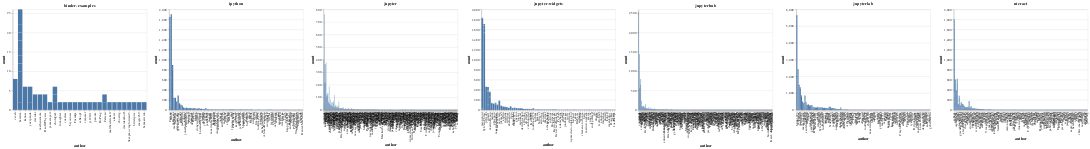

Source (notebook cell):
### Code cell
charts = []
for org, iauthors in top_authors.groupby('org'):
    author_order = iauthors.sort_values(['count'], ascending=False).index.values.tolist()
    ch = alt.Chart(iauthors.reset_index(), title=org).mark_bar().encode(
        x=alt.X('author', sort=author_order),
        y='count',
    )
    charts.append(ch)
alt.hconcat(*charts)

### Figure 1 — Vega-Lite specification as saved in the notebook (floating-point values rounded to 4 significant figures; data arrays with more than 128 entries replaced by an {"elided": "..."} marker saying what was removed)
{"$schema": "https://vega.github.io/schema/vega-lite/v3.3.0.json", "config": {"mark": {"tooltip": null}, "view": {"height": 300, "width": 400}}, "datasets": {"data-0a44a8affa8412aa576f3a87f6cf5c6f": [{"author": "martinRenou", "count": 240, "org": "jupyter-widgets"}, {"author": "SylvainCorlay", "count": 236, "org": "jupyter-widgets"}, {"author": "VasavanThiru", "count": 104, "org": "jupyter-widgets"}, {"author": "kgiacobbi", "count": 36, "org": "jupyter-widgets"}, {"author": "jasongrout", "count": 28, "org": "jupyter-widgets"}, {"author": "davidbrochart", "count": 28, "org": "jupyter-widgets"}, {"author": "tylere", "count": 16, "org": "jupyter-widgets"}, {"author": "Kirill888", "count": 16, "org": "jupyter-widgets"}, {"author": "jtpio", "count": 16, "org": "jupyter-widgets"}, {"author": "toddrme2178", "count": 12, "org": "jupyter-widgets"}, {"author": "deeplook", "count": 8, "org": "jupyter-widgets"}, {"author": "costrouc", "count": 8, "org": "jupyter-widgets"}, {"author": "fitoprincipe", "count": 8, "org": "jupyter-widgets"}, {"author": "Kevin-McIsaac", "count": 8, "org": "jupyter-widgets"}, {"author": "epifanio", "count": 4, "org": "jupyter-widgets"}, {"author": "cekees", "count": 4, "org": "jupyter-widgets"}, {"author": "batic", "count": 4, "org": "jupyter-widgets"}, {"author": "annefou", "count": 4, "org": "jupyter-widgets"}, {"author": "clemens-tolboom", "count": 4, "org": "jupyter-widgets"}, {"author": "ajgeers", "count": 4, "org": "jupyter-widgets"}, {"author": "jasongrout", "count": 1760, "org": "jupyter-widgets"}, {"author": "SylvainCorlay", "count": 1292, "org": "jupyter-widgets"}, {"author": "jdfreder", "count": 460, "org": "jupyter-widgets"}, {"author": "minrk", "count": 132, "org": "jupyter-widgets"}, {"author": "pbugnion", "count": 124, "org": "jupyter-widgets"}, {"author": "maartenbreddels", "count": 112, "org": "jupyter-widgets"}, {"author": "vidartf", "count": 100, "org": "jupyter-widgets"}, {"author": "mwcraig", "count": 96, "org": "jupyter-widgets"}, {"author": "jdemeyer", "count": 84, "org": "jupyter-widgets"}, {"author": "afshin", "count": 68, "org": "jupyter-widgets"}, {"author": "cnishina", "count": 64, "org": "jupyter-widgets"}, {"author": "willingc", "count": 52, "org": "jupyter-widgets"}, {"author": "jtpio", "count": 40, "org": "jupyter-widgets"}, {"author": "gnestor", "count": 36, "org": "jupyter-widgets"}, {"author": "blink1073", "count": 36, "org": "jupyter-widgets"}, {"author": "martinRenou", "count": 32, "org": "jupyter-widgets"}, {"author": "ssunkara1", "count": 32, "org": "jupyter-widgets"}, {"author": "ivanov", "count": 32, "org": "jupyter-widgets"}, {"author": "ellisonbg", "count": 20, "org": "jupyter-widgets"}, {"author": "dwillmer", "count": 20, "org": "jupyter-widgets"}, {"author": "SylvainCorlay", "count": 12, "org": "jupyter-widgets"}, {"author": "toddrme2178", "count": 8, "org": "jupyter-widgets"}, {"author": "jtpio", "count": 8, "org": "jupyter-widgets"}, {"author": "tylere", "count": 4, "org": "jupyter-widgets"}, {"author": "martinRenou", "count": 4, "org": "jupyter-widgets"}, {"author": "mariusvniekerk", "count": 4, "org": "jupyter-widgets"}, {"author": "fcollonval", "count": 4, "org": "jupyter-widgets"}, {"author": "wolfv", "count": 4, "org": "jupyter-widgets"}, {"author": "vidartf", "count": 264, "org": "jupyter-widgets"}, {"author": "SylvainCorlay", "count": 76, "org": "jupyter-widgets"}, {"author": "abelnation", "count": 40, "org": "jupyter-widgets"}, {"author": "jasongrout", "count": 28, "org": "jupyter-widgets"}, {"author": "GenevieveBuckley", "count": 8, "org": "jupyter-widgets"}, {"author": "avmarchenko", "count": 8, "org": "jupyter-widgets"}, {"author": "toddrme2178", "count": 8, "org": "jupyter-widgets"}, {"author": "martinal", "count": 8, "org": "jupyter-widgets"}, {"author": "maartenbreddels", "count": 8, "org": "jupyter-widgets"}, {"author": "gouarin", "count": 8, "org": "jupyter-widgets"}, {"author": "aothms", "count": 8, "org": "jupyter-widgets"}, {"author": "ataiya", "count": 4, "org": "jupyter-widgets"}, {"author": "yungyuc", "count": 4, "org": "jupyter-widgets"}, {"author": "cekees", "count": 4, "org": "jupyter-widgets"}, {"author": "codypiersall", "count": 4, "org": "jupyter-widgets"}, {"author": "jsb", "count": 4, "org": "jupyter-widgets"}, {"author": "nlooije", "count": 4, "org": "jupyter-widgets"}, {"author": "glyg", "count": 4, "org": "jupyter-widgets"}, {"author": "SylvainCorlay", "count": 60, "org": "jupyter-widgets"}, {"author": "vidartf", "count": 16, "org": "jupyter-widgets"}, {"author": "toddrme2178", "count": 8, "org": "jupyter-widgets"}, {"author": "minrk", "count": 8, "org": "jupyter-widgets"}, {"author": "Jamim", "count": 8, "org": "jupyter-widgets"}, {"author": "rmorshea", "count": 4, "org": "jupyter-widgets"}, {"author": "davidbrochart", "count": 4, "org": "jupyter-widgets"}, {"author": "mwcraig", "count": 88, "org": "jupyter-widgets"}, {"author": "martinRenou", "count": 76, "org": "jupyter-widgets"}, {"author": "maartenbreddels", "count": 8, "org": "jupyter-widgets"}, {"author": "pluradj", "count": 4, "org": "jupyter-widgets"}, {"author": "kohr-h", "count": 4, "org": "jupyter-widgets"}, {"author": "imankulov", "count": 4, "org": "jupyter-widgets"}, {"author": "SylvainCorlay", "count": 4, "org": "jupyter-widgets"}, {"author": "DougRzz", "count": 4, "org": "jupyter-widgets"}, {"author": "SylvainCorlay", "count": 28, "org": "jupyter-widgets"}, {"author": "jasongrout", "count": 12, "org": "jupyter-widgets"}, {"author": "maartenbreddels", "count": 12, "org": "jupyter-widgets"}, {"author": "vidartf", "count": 8, "org": "jupyter-widgets"}, {"author": "bollwyvl", "count": 8, "org": "jupyter-widgets"}, {"author": "zerline", "count": 4, "org": "jupyter-widgets"}, {"author": "PytLab", "count": 4, "org": "jupyter-widgets"}, {"author": "adamchainz", "count": 4, "org": "jupyter-widgets"}, {"author": "fm75", "count": 4, "org": "jupyter-widgets"}, {"author": "gbivins", "count": 4, "org": "jupyter-widgets"}, {"author": "jonmmease", "count": 4, "org": "jupyter-widgets"}, {"author": "wolfv", "count": 4, "org": "jupyter-widgets"}, {"author": "martinRenou", "count": 4, "org": "jupyter-widgets"}, {"author": "npmcdn-to-unpkg-bot", "count": 4, "org": "jupyter-widgets"}, {"author": "rowanc1", "count": 4, "org": "jupyter-widgets"}, {"author": "sterlinm", "count": 4, "org": "jupyter-widgets"}, {"author": "willingc", "count": 4, "org": "jupyter-widgets"}, {"author": "DraTeots", "count": 4, "org": "jupyter-widgets"}, {"author": "vidartf", "count": 68, "org": "jupyter-widgets"}, {"author": "cornhundred", "count": 20, "org": "jupyter-widgets"}, {"author": "jtpio", "count": 8, "org": "jupyter-widgets"}, {"author": "blink1073", "count": 8, "org": "jupyter-widgets"}, {"author": "astrofrog", "count": 8, "org": "jupyter-widgets"}, {"author": "martinRenou", "count": 4, "org": "jupyter-widgets"}, {"author": "maartenbreddels", "count": 4, "org": "jupyter-widgets"}, {"author": "jasongrout", "count": 4, "org": "jupyter-widgets"}, {"author": "JoaoFelipe", "count": 4, "org": "jupyter-widgets"}], "data-0ef8f46fd7802633fbb5f968f40cb51a": {"elided": "688 records"}, "data-251b5931e79ec121fef9eba57c04f175": {"elided": "385 records"}, "data-4c8db04d6120359bc7f393eb0581cbed": {"elided": "242 records"}, "data-7c86f1bd4300bd96c629a7ace2052233": [{"author": "betatim", "count": 2, "org": "binder-examples"}, {"author": "kannes", "count": 6, "org": "binder-examples"}, {"author": "emigre459", "count": 2, "org": "binder-examples"}, {"author": "bitterspice", "count": 2, "org": "binder-examples"}, {"author": "3keepmovingforward3", "count": 2, "org": "binder-examples"}, {"author": "vsoch", "count": 8, "org": "binder-examples"}, {"author": "betatim", "count": 8, "org": "binder-examples"}, {"author": "davidar", "count": 4, "org": "binder-examples"}, {"author": "matheusmota", "count": 4, "org": "binder-examples"}, {"author": "davidanthoff", "count": 2, "org": "binder-examples"}, {"author": "cboettig", "count": 2, "org": "binder-examples"}, {"author": "Carreau", "count": 2, "org": "binder-examples"}, {"author": "akarve", "count": 2, "org": "binder-examples"}, {"author": "matthewfeickert", "count": 2, "org": "binder-examples"}, {"author": "Carreau", "count": 2, "org": "binder-examples"}, {"author": "BoPeng", "count": 2, "org": "binder-examples"}, {"author": "parente", "count": 2, "org": "binder-examples"}, {"author": "betatim", "count": 2, "org": "binder-examples"}, {"author": "choldgraf", "count": 2, "org": "binder-examples"}, {"author": "betatim", "count": 2, "org": "binder-examples"}, {"author": "yuvipanda", "count": 2, "org": "binder-examples"}, {"author": "jzf2101", "count": 2, "org": "binder-examples"}, {"author": "bsyouness", "count": 2, "org": "binder-examples"}, {"author": "betatim", "count": 2, "org": "binder-examples"}, {"author": "jamesmyatt", "count": 2, "org": "binder-examples"}, {"author": "choldgraf", "count": 2, "org": "binder-examples"}, {"author": "betatim", "count": 2, "org": "binder-examples"}, {"author": "betatim", "count": 2, "org": "binder-examples"}, {"author": "fomightez", "count": 2, "org": "binder-examples"}, {"author": "yuvipanda", "count": 4, "org": "binder-examples"}, {"author": "RaoOfPhysics", "count": 4, "org": "binder-examples"}, {"author": "coatless", "count": 2, "org": "binder-examples"}, {"author": "choldgraf", "count": 2, "org": "binder-examples"}, {"author": "betatim", "count": 2, "org": "binder-examples"}, {"author": "Fusiakja", "count": 2, "org": "binder-examples"}, {"author": "sebkopf", "count": 2, "org": "binder-examples"}, {"author": "betatim", "count": 4, "org": "binder-examples"}, {"author": "cranmer", "count": 2, "org": "binder-examples"}, {"author": "benmarwick", "count": 2, "org": "binder-examples"}], "data-b8f9aa5586297f785dccbb7e6e398aa3": {"elided": "464 records"}, "data-be61b1501f93566dd54b3b4899120306": {"elided": "145 records"}}, "hconcat": [{"data": {"name": "data-7c86f1bd4300bd96c629a7ace2052233"}, "encoding": {"x": {"field": "author", "sort": ["vsoch", "betatim", "kannes", "yuvipanda", "betatim", "davidar", "matheusmota", "RaoOfPhysics", "betatim", "jamesmyatt", "choldgraf", "betatim", "betatim", "fomightez", "choldgraf", "coatless", "bsyouness", "betatim", "Fusiakja", "sebkopf", "cranmer", "betatim", "betatim", "jzf2101", "yuvipanda", "choldgraf", "betatim", "parente", "BoPeng", "Carreau", "matthewfeickert", "akarve", "Carreau", "cboettig", "davidanthoff", "3keepmovingforward3", "bitterspice", "emigre459", "benmarwick"], "type": "nominal"}, "y": {"field": "count", "type": "quantitative"}}, "mark": "bar", "title": "binder-examples"}, {"data": {"name": "data-be61b1501f93566dd54b3b4899120306"}, "encoding": {"x": {"field": "author", "sort": {"elided": "145 str values"}, "type": "nominal"}, "y": {"field": "count", "type": "quantitative"}}, "mark": "bar", "title": "ipython"}, {"data": {"name": "data-0ef8f46fd7802633fbb5f968f40cb51a"}, "encoding": {"x": {"field": "author", "sort": {"elided": "688 str values"}, "type": "nominal"}, "y": {"field": "count", "type": "quantitative"}}, "mark": "bar", "title": "jupyter"}, {"data": {"name": "data-0a44a8affa8412aa576f3a87f6cf5c6f"}, "encoding": {"x": {"field": "author", "sort": ["jasongrout", "SylvainCorlay", "jdfreder", "vidartf", "martinRenou", "SylvainCorlay", "minrk", "pbugnion", "maartenbreddels", "VasavanThiru", "vidartf", "mwcraig", "mwcraig", "jdemeyer", "SylvainCorlay", "martinRenou", "vidartf", "afshin", "cnishina", "SylvainCorlay", "willingc", "abelnation", "jtpio", "kgiacobbi", "blink1073", "gnestor", "ivanov", "ssunkara1", "martinRenou", "jasongrout", "davidbrochart", "SylvainCorlay", "jasongrout", "ellisonbg", "dwillmer", "cornhundred", "vidartf", "tylere", "jtpio", "Kirill888", "toddrme2178", "maartenbreddels", "SylvainCorlay", "jasongrout", "vidartf", "aothms", "maartenbreddels", "toddrme2178", "minrk", "Jamim", "maartenbreddels", "jtpio", "blink1073", "bollwyvl", "astrofrog", "gouarin", "toddrme2178", "martinal", "avmarchenko", "deeplook", "costrouc", "fitoprincipe", "Kevin-McIsaac", "GenevieveBuckley", "toddrme2178", "jtpio", "martinRenou", "PytLab", "adamchainz", "fm75", "gbivins", "jonmmease", "wolfv", "sterlinm", "npmcdn-to-unpkg-bot", "rowanc1", "cekees", "willingc", "DraTeots", "epifanio", "martinRenou", "maartenbreddels", "jasongrout", "zerline", "clemens-tolboom", "batic", "mariusvniekerk", "ataiya", "yungyuc", "cekees", "codypiersall", "jsb", "nlooije", "glyg", "wolfv", "fcollonval", "martinRenou", "annefou", "rmorshea", "davidbrochart", "tylere", "pluradj", "kohr-h", "imankulov", "SylvainCorlay", "DougRzz", "ajgeers", "JoaoFelipe"], "type": "nominal"}, "y": {"field": "count", "type": "quantitative"}}, "mark": "bar", "title": "jupyter-widgets"}, {"data": {"name": "data-b8f9aa5586297f785dccbb7e6e398aa3"}, "encoding": {"x": {"field": "author", "sort": {"elided": "464 str values"}, "type": "nominal"}, "y": {"field": "count", "type": "quantitative"}}, "mark": "bar", "title": "jupyterhub"}, {"data": {"name": "data-4c8db04d6120359bc7f393eb0581cbed"}, "encoding": {"x": {"field": "author", "sort": {"elided": "242 str values"}, "type": "nominal"}, "y": {"field": "count", "type": "quantitative"}}, "mark": "bar", "title": "jupyterlab"}, {"data": {"name": "data-251b5931e79ec121fef9eba57c04f175"}, "encoding": {"x": {"field": "author", "sort": {"elided": "385 str values"}, "type": "nominal"}, "y": {"field": "count", "type": "quantitative"}}, "mark": "bar", "title": "nteract"}]}
